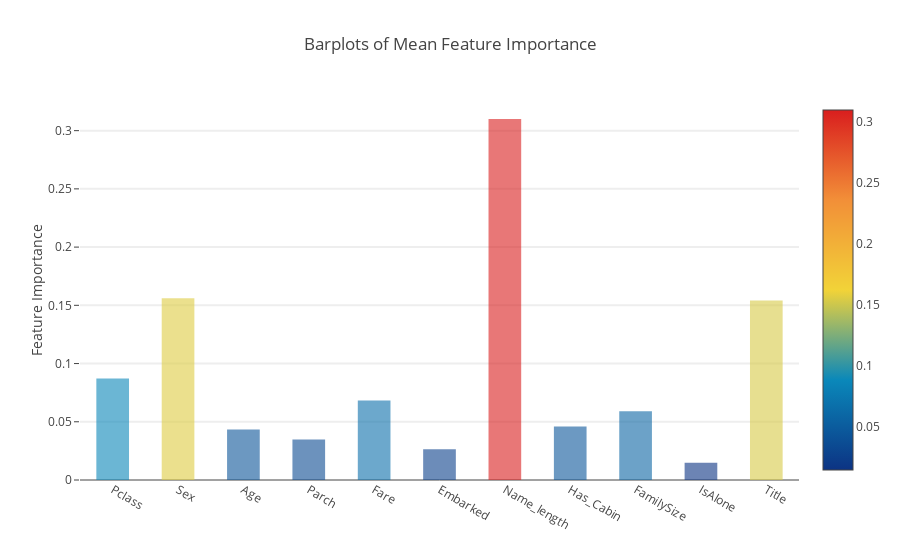

Notebook source saved alongside this figure:
### Markdown cell above
**Plotly Barplot of Average Feature Importances**

Having obtained the mean feature importance across all our classifiers, we can plot them into a Plotly bar plot as follows:

### Code cell
y = feature_dataframe['mean'].values
x = feature_dataframe['features'].values
data = [go.Bar(
            x= x,
             y= y,
            width = 0.5,
            marker=dict(
               color = feature_dataframe['mean'].values,
            colorscale='Portland',
            showscale=True,
            reversescale = False
            ),
            opacity=0.6
        )]

layout= go.Layout(
    autosize= True,
    title= 'Barplots of Mean Feature Importance',
    hovermode= 'closest',
    yaxis=dict(
        title= 'Feature Importance',
        ticklen= 5,
        gridwidth= 2
    ),
    showlegend= False
)
fig = go.Figure(data=data, layout=layout)
py.iplot(fig, filename='bar-direct-labels')

### Figure 1 — Plotly figure (JSON) as saved in the notebook; plotly's stock layout.template omitted (floating-point values rounded to 4 significant figures)
{"data": [{"marker": {"color": [0.08706, 0.1561, 0.04346, 0.03475, 0.06819, 0.02644, 0.31, 0.04598, 0.0591, 0.01485, 0.1541], "colorscale": "Portland", "reversescale": false, "showscale": true}, "opacity": 0.6, "type": "bar", "width": 0.5, "x": ["Pclass", "Sex", "Age", "Parch", "Fare", "Embarked", "Name_length", "Has_Cabin", "FamilySize", "IsAlone", "Title"], "y": [0.08706, 0.1561, 0.04346, 0.03475, 0.06819, 0.02644, 0.31, 0.04598, 0.0591, 0.01485, 0.1541]}], "layout": {"autosize": true, "hovermode": "closest", "showlegend": false, "title": "Barplots of Mean Feature Importance", "yaxis": {"gridwidth": 2, "ticklen": 5, "title": "Feature Importance"}}}
